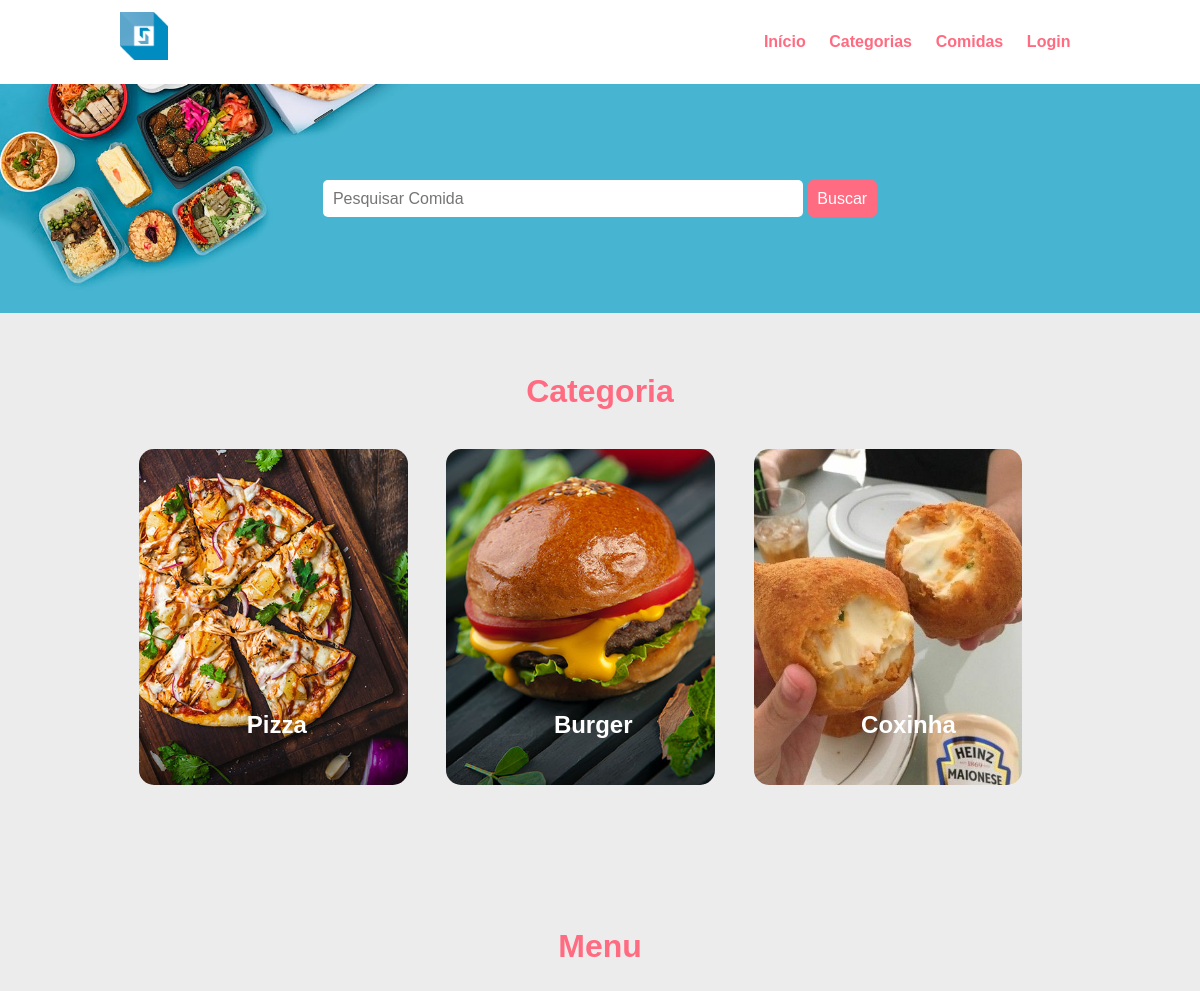
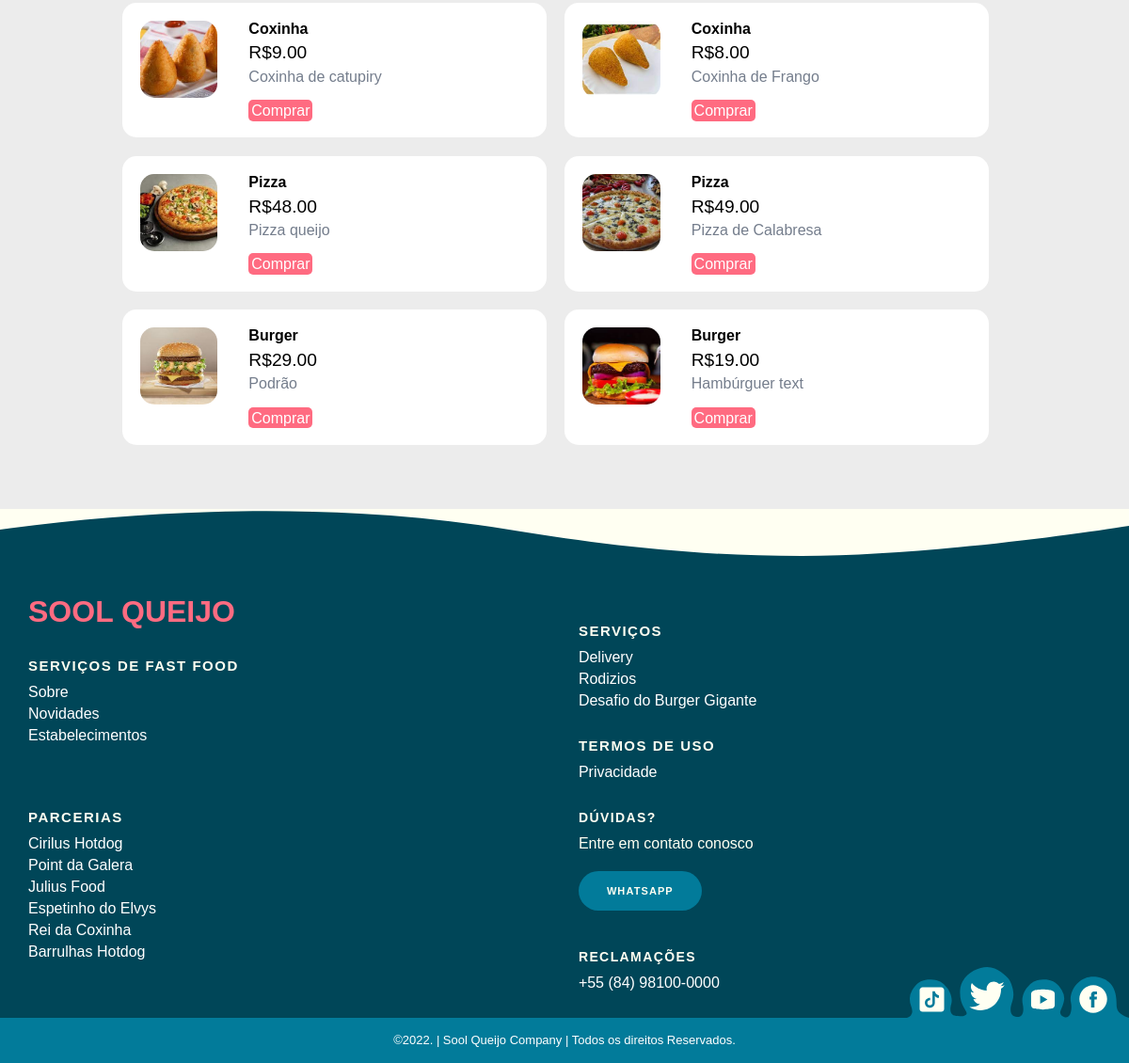
/.history/index_20220321104432.php, run on the app's committed database (2 pictures, top to bottom).
### tables this page shows
CREATE TABLE `tbl_category` (
  `id` int(10) UNSIGNED NOT NULL,
  `title` varchar(100) NOT NULL,
  `image_name` varchar(255) NOT NULL,
  `featured` varchar(10) NOT NULL,
  `active` varchar(10) NOT NULL
);

CREATE TABLE `tbl_food` (
  `id` int(10) UNSIGNED NOT NULL,
  `title` varchar(100) NOT NULL,
  `description` text NOT NULL,
  `price` decimal(10,2) NOT NULL,
  `image_name` varchar(255) NOT NULL,
  `category_id` int(10) UNSIGNED NOT NULL,
  `featured` varchar(10) NOT NULL,
  `active` varchar(10) NOT NULL
);

### .history/index_20220321104432.php (the view, shortened to what this page needs)
<?php
  include('partials-front/menu.php');
    ?><section class="food-search text-center">
    <div class="container">
        <form action="<?php echo SITEURL; ?>food-search.php" method="POST">
            <input type="search" name="search" placeholder="Pesquisar Comida" required>
            <input type="submit" name="submit" value="Buscar" class="btn btn-primary">
        </form>
    </div>
</section><?php if(isset($_SESSION['order'])) {
                    echo $_SESSION['order'];
                  unset($_SESSION['order']);
                  }
               ?>
<section class="categories">
    <div class="container">
        <h2 class="text-center">Categoria</h2><?php $sql="SELECT * FROM tbl_category WHERE active='Yes' AND featured='Yes' LIMIT 3";
   $res=mysqli_query($conn, $sql);
     $count=mysqli_num_rows($res);
       if($count>0) {
        while($row=mysqli_fetch_assoc($res)) {
        $id=$row['id'];
        $title=$row['title'];
        $image_name=$row['image_name'];
        ?>
        <a href="<?php echo SITEURL; ?>category-foods.php?category_id=<?php echo $id; ?>">
            <div class="box-3 float-container"><?php if($image_name=="") {
               echo "<div class='error'>Imagem Indisponível</div>";
                  }
                  else {
                     ?><img src="<?php echo SITEURL; ?>images/category/<?php echo $image_name; ?>" alt="Pizza"
                    class="img-responsive img-curve"><?php
                      }
                       ?>
                <h3 class="float-text text-white"><?php echo $title;
                          ?>
                </h3>
            </div>
        </a>
        <?php
    }
}
else {
    echo "<div class='error'>Categoria não adicionada .</div>";
}
?>
    </div>
</section>
<section class="food-menu">
    <div class="container">
        <h2 class="text-center">Menu</h2><?php $sql2="SELECT * FROM tbl_food WHERE active='Yes' AND featured='Yes' LIMIT 6";
$res2=mysqli_query($conn, $sql2);
$count2=mysqli_num_rows($res2);
if($count2>0) {
    while($row=mysqli_fetch_assoc($res2)) {
        $id=$row['id'];
        $title=$row['title'];
        $price=$row['price'];
        $description=$row['description'];
        $image_name=$row['image_name'];
        ?>
        <div class="food-menu-box">
            <div class="food-menu-img"><?php if($image_name=="") {
               echo "<div class='error'>Imagem Indisponível.</div>";
              }
               else {
                  ?>
                <img src="<?php echo SITEURL; ?>images/food/<?php echo $image_name; ?>" alt="Pizza"
                    class="img-responsive img-curve"><?php
                     }
                    ?>
            </div>
            <div class="food-menu-desc">
                <h4>
                    <?php echo $title; ?>
                </h4>
                <p class="food-price">R$<?php echo $price;
             ?>
                </p>
                <p class="food-detail"><?php echo $description;
                 ?>
                </p>
                <br><a href="<?php echo SITEURL; ?>order.php?food_id=<?php echo $id; ?>"
                    class="btn btn-primary">Comprar</a>
            </div>
        </div><?php
    }
}
else {
    echo "<div class='error'>Comida Indisponível.</div>";
}
?>
    </div>
</section>
<?php include('partials-front/footer.php');
?>

### css/style.css (style rules this page uses)
* { margin: 0 0; padding: 0 0; font-family: Arial, Helvetica, sans-serif; }
.container { width: 80%; margin: 0 auto; padding: 1%; }
.img-responsive { width: 100%; }
.img-curve { border-radius: 15px; }
.text-center { text-align: center; }
.text-white { color: white; }
a { color: #ff6b81; text-decoration: none; }
.btn { padding: 1%; border: none; font-size: 1rem; border-radius: 5px; }
.btn-primary { background-color: #ff6b81; color: white; cursor: pointer; }
h2 { color: #ff6b81; font-size: 2rem; margin-bottom: 2%; }
h3 { font-size: 1.5rem; }
.float-container { position: relative; }
.float-text { position: absolute; bottom: 50px; left: 40%; }
.food-search { background-image: url(../images/bg.jpg); background-size: cover; background-repeat: no-repeat; background-position: center; padding: 7% 0; }
.food-search input[type="search"] { width: 50%; padding: 1%; font-size: 1rem; border: none; border-radius: 5px; }
.categories { padding: 4% 0; background-color: #ececec; }
.box-3 { width: 28%; float: left; margin: 2%; }
.food-menu { background-color: #ececec; padding: 4% 0; }
.food-menu-box { width: 43%; margin: 1%; padding: 2%; float: left; background-color: white; border-radius: 15px; }
.food-menu-img { width: 20%; float: left; }
.food-menu-desc { width: 70%; float: left; margin-left: 8%; }
.food-price { font-size: 1.2rem; margin: 2% 0; }
.food-detail { font-size: 1rem; color: #747d8c; }

### data on the page
tbl_category: image_name (picture), title "Pizza"
tbl_category: image_name (picture), title "Burger"
tbl_category: image_name (picture), title "Coxinha"
tbl_food: image_name (picture), title "Coxinha", price "9.00", description "Coxinha de catupiry"
tbl_food: image_name (picture), title "Coxinha", price "8.00", description "Coxinha de Frango"
tbl_food: image_name (picture), title "Pizza", price "48.00", description "Pizza queijo"
tbl_food: image_name (picture), title "Pizza", price "49.00", description "Pizza de Calabresa"
tbl_food: image_name (picture), title "Burger", price "29.00", description "Podrão"
tbl_food: image_name (picture), title "Burger", price "19.00", description "Hambúrguer text"
